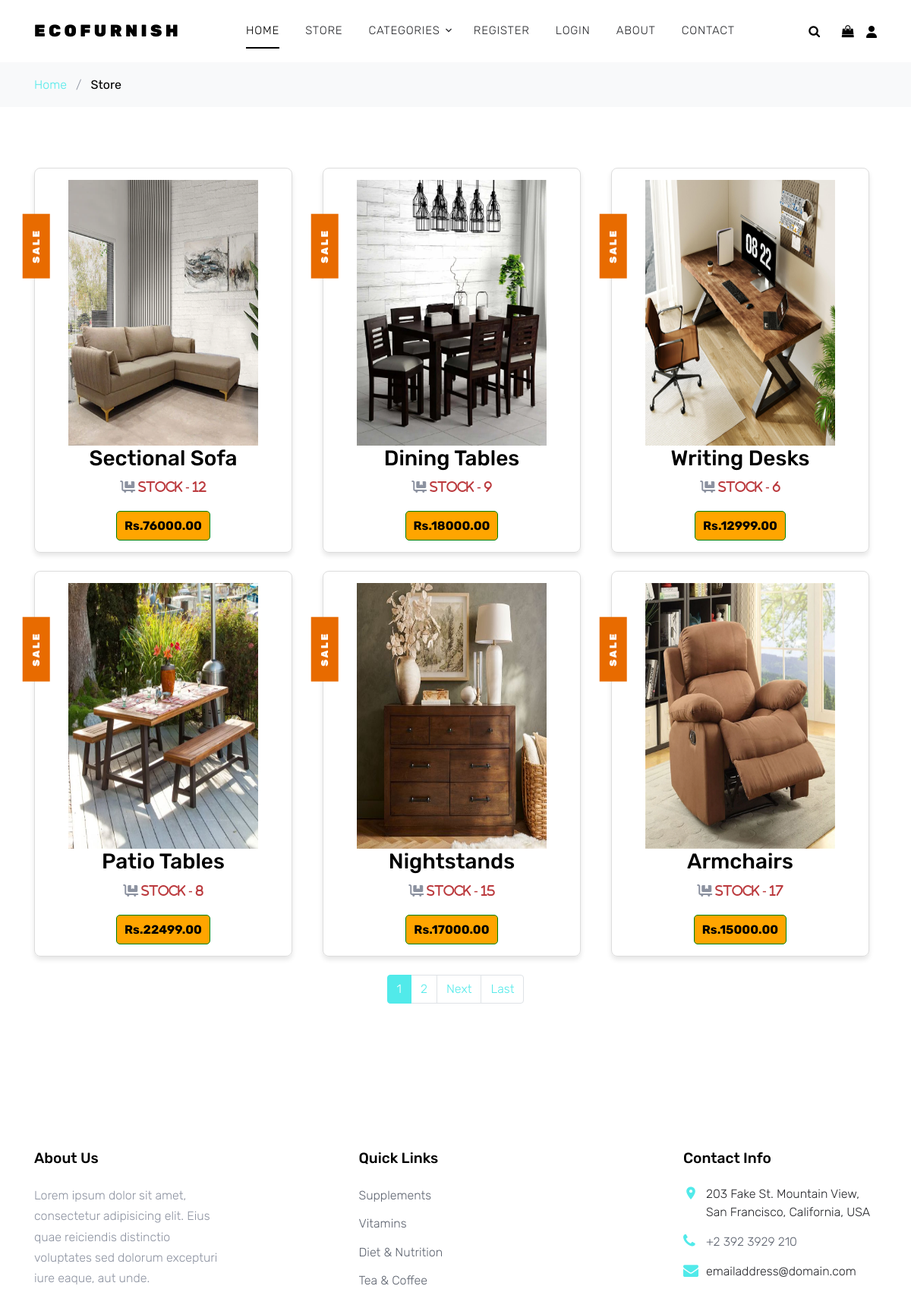
The app's page /shop/ with its own data.
### Store/models.py (models this page shows, shortened)
class Furniture(models.Model):
    product = models.CharField(max_length=50, unique=True)
    description = models.TextField(max_length=1000, blank=True)
    category = models.ForeignKey(Categories, on_delete=models.PROTECT)
    price = models.DecimalField(max_digits=20, decimal_places=2)
    image = models.ImageField(upload_to='Furniture')
    stock = models.IntegerField()

### Store/views.py (the view)
# urls.py: path('shop/', Shop, name='shop'),
def Shop(request, link=None):
    if link is not None:
        cat = Categories.objects.get(link=link)
        products = Furniture.objects.filter(category=cat.id)
    else:
        all_items = Furniture.objects.all()
        paginator = Paginator(all_items, 6)
        page_number = request.GET.get('page')
        products = paginator.get_page(page_number)
    return render(request, 'Store/Shop.html', {'products': products})

### Store/context_processors.py (called while the page is built)
def EcoFurnish_Category(request):
    cat = Categories.objects.all()
    return dict(cat=cat)

### Template/Store/Shop.html (shortened to what this page needs)
{% extends 'Home/Base.html' %}
{% load static %}
{% block content %}
    <div class="bg-light py-3">
      <div class="container">
        <div class="row">
          <div class="col-md-12 mb-0"><a href="index.html">Home</a> <span class="mx-2 mb-0">/</span> <strong class="text-black">Store</strong></div>
        </div>
      </div>
    </div>
    <div class="site-section">
      <div class="container">
          <div class="row g-4">
            {% for i in products %}
            <div class="col-sm-6 col-md-4">
                <div class="text-center item mb-4"
                  style="border: 1px solid #ddd; border-radius: 8px; padding: 15px; box-shadow: 0 4px 6px rgba(0, 0, 0, 0.1); margin-right: 10px;">
                    <span class="tag">Sale</span>
                    <a href="{% url 'Store:single_details' i.id %}"> <img src="{{i.image.url}}" alt="Image" style="width:250px;height:350px;"></a>
                    <h3 class="text-dark"><a href="{% url 'Store:single_details' i.id %}">{{i.product}}</a></h3>
                    <p class="fa-solid fa-cart-flatbed">
                        <span style="color: #BB3A3E;">Stock - {{i.stock}}</span>
                    </p> <br>
                    <div class="price-box mt-2" style="display: inline-block; padding: 5px 10px; border: 1px solid green; border-radius: 5px; background-color: orange; color: black; font-weight: bold;">
                        Rs.{{i.price}}
                    </div>
                </div>
            </div>
            {% empty %}
            <h2 style="text-align:center;color:#308126;">No Results Found</h2>
            {% endfor %}
          </div>
          <div class="pagination justify-content-center">
            {% if products.paginator.num_pages > 1 %}
                <ul class="pagination">
                    {% for num in products.paginator.page_range %}
                         <li class="page-item {% if num == products.number %}active{% endif %}">
                             <a class="page-link" href="?page={{ num }}">{{ num }}</a>
                         </li>
                    {% endfor %}
                    {% if products.has_next %}
                        <li class="page-item">
                            <a class="page-link" href="?page={{ products.next_page_number }}">Next</a>
                        </li>
                        <li class="page-item">
                            <a class="page-link" href="?page={{ products.paginator.num_pages }}">Last</a>
                        </li>
                    {% endif %}
                </ul>
            {% endif %}
        </div>
      </div>
    </div>
{% endblock %}

### Static/css/style.css (style rules this page uses)
body { line-height: 1.7; color: #8c92a0; font-weight: 300; font-size: 16px; }
a { -webkit-transition: .3s all ease; -o-transition: .3s all ease; transition: .3s all ease; }
.text-black { color: #000; }
.site-section { padding: 2.5em 0; }
@media (min-width: 768px) { .site-section { padding: 5em 0; } }
.item h3 a { color: #000; }
.tag { position: absolute; background: #e86b00; color: #fff; letter-spacing: .2em; padding: 7px 20px; font-size: .8rem; font-weight: 900; top: 0; left: 0; text-transform: uppercase; z-index: 2; -webkit-transform: rotate(-90deg) translateX(-100%) translateY(-70%); -ms-transform: rotate(-90deg) translateX(-100%) translateY(-70%); transform: rotate(-90deg) translateX(-100%) translateY(-70%); }

### records on screen
Furniture: image (picture), product "Sectional Sofa", stock "12", price "76000.00"
Furniture: image (picture), product "Dining Tables", stock "9", price "18000.00"
Furniture: image (picture), product "Writing Desks", stock "6", price "12999.00"
Furniture: image (picture), product "Patio Tables", stock "8", price "22499.00"
Furniture: image (picture), product "Nightstands", stock "15", price "17000.00"
Furniture: image (picture), product "Armchairs", stock "17", price "15000.00"

### other values on screen
{{ num }} "1" "2"
